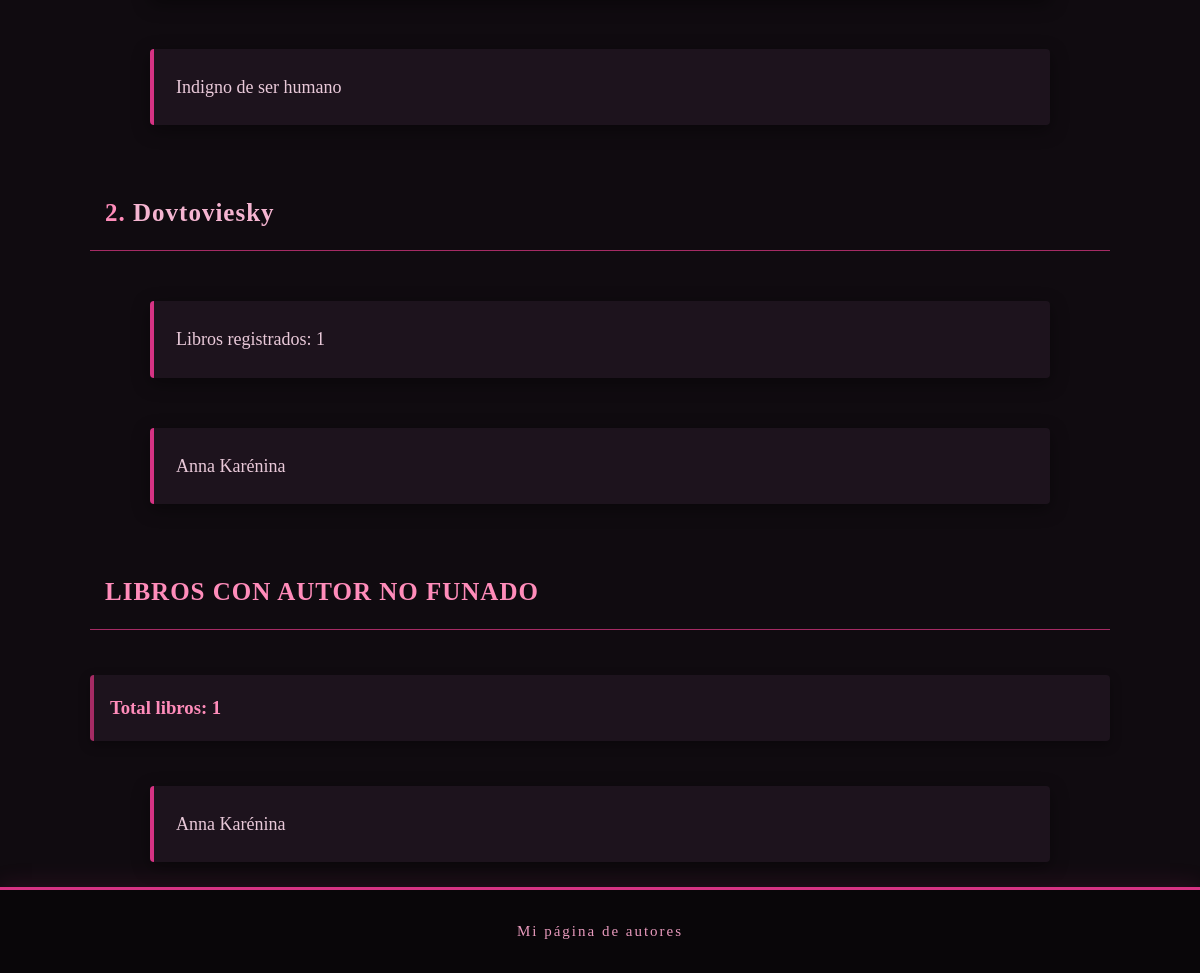
The app's page /autores/ (lower part), older data.
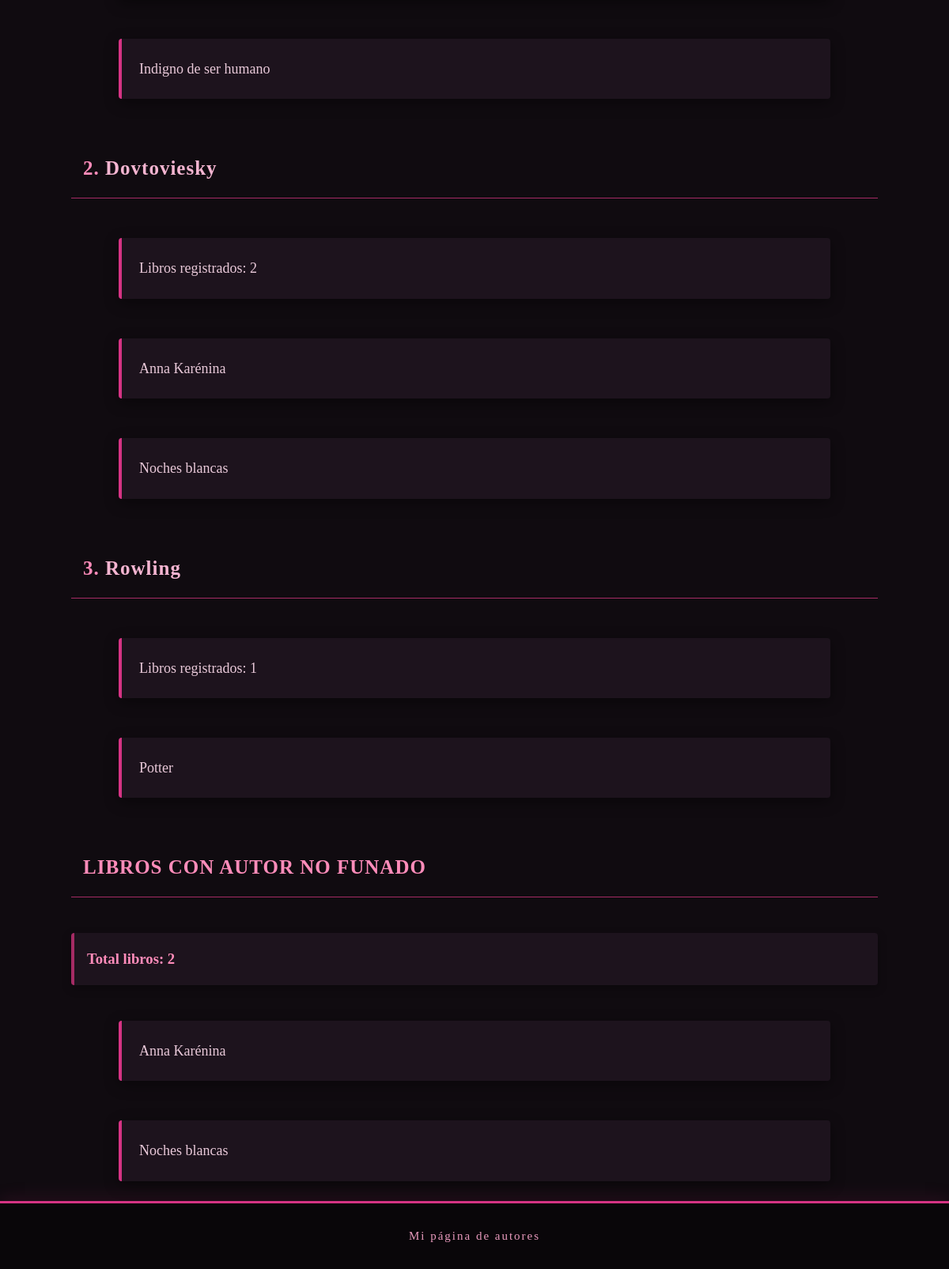
The same page, newer data.
### autores_clasicos/models.py (models this page shows, shortened)
class Libro(models.Model):
    nombre= models.CharField(max_length=200)
    genero= models.CharField(max_length=200)
    num_paginas= models.PositiveBigIntegerField()
    autor = models.ForeignKey(Autor, on_delete=models.CASCADE)
    editorial= models.ForeignKey(Editorial, on_delete=models.PROTECT, blank=True, null=True)
    '''
    ForeignKey(on_delete=models.PROTECT) -> no se borra si se borra el relacionado
    CASCADE -> se borran los hijitos
    -------------
    Relaciones:
    -Uno a muchos se hace sin poner nada, con fk normal
        autor = models.ForeignKey(Autor, on_delete=models.CASCADE)
        Lo pongo en LIBRO y asi digo un LIBRO puede tener un autor
        pero un autor muchos libros
    -el many to many tenemos que decir a django que cree una tabla intermedia
    autores= models.ManyToManyField(Autor, related_name="hola", blank=True)
    (debes mirar en bbdd en qué entidad concreta se crea el campo cuando es m:n), las normas de formalización
    La tabla intermedia puede tener un atributo extra o varios (relacion aula- personasClase tiene olor)->
    Pues añades un nuevo parametro despues de Autor, que es through="nombreClase"->
     esa clase que he creado tiene fk de cada una de las otras dos tablas
     + el resto de atributos que me den la gana
     -onetoonefield es uno a uno
     models.OneToOneField(...)


     -> agregar haces libro.autores.add(autor)
--------
related_name: sirve para personalizar el acceso inverso a una relación. SUSTITUYE AL _set      .all()
__ : sirve para consultas: Libro.objects.filter(edificio__nombre='Torre del Oro')
     y coge y atraviesa todo


__ (doble guion bajo): sirve para navegar por relaciones en consultas (filter, annotate, aggregate, etc.).

-----------------------------------------------------------------------------------------------
problema n+1 y su solución->
dos soluciones:
-select_related() -> uno dos registros
    libros= Libro.objects.select_related("editorial") //es como una consulta JOIN, para este libro ponme los datos de su
    editorial relacionada. Es solo una consulta. Dentro de libro debe existir la col editorial que sea fk, claro

-prefetch_related() -> a veces de cada libro hay un numero indeterminado de editoriales (one to many o many to many)
para cada libro me puede sacar 4 autores, para otro 2...
asi que usamos prefetch_related()
asi que para usarlo haces print de libro.autores.all()
------------------------------------------------------------------------------------------------
combinacion de related y prefetch


libros= Libro.objetcs.select_related("editorial").prefetch_related("autores")
es decir: dame para cada libro su editorial y todos sus autores (las dos fk que tiene)

el prefetch te coge todos los datos de la tabla referenciada, puedo especificar la consulta sql

editoriales= Editorial.objects.prefetch_related(
Prefetch(
"libros"
queryset=Libro.objects.filter(disponible=True).order_by("titulo))
etc etc etc
)

------------------------------------------------------------------------------------------------------
DIFERENCIAS:
SUSTITYYE AL FOR PARA HACER CONSULTAS MAS OPTIMAS
-annotate() -> añadir un cálculo a cada objeto individual(cuántos pasteles tiene cada sucursal)


-aggregate()-> como annotate pero en vez de dar un resultado por cada objeto, da un resultado global (cuántos pasteles
tienen todas las sucursales juntas)


SUSTITYE A AVG, COUNT SUM MAX LO PODRIA HACER EN PYTHON PERO LO HAGO CON SQL
-select_related() -> optimizar consultas cuando hay fk. (VENTAS relaciona SUCURSAL con PASTEL. Puedo coger todas las VENTAS
e i terar en cada venta para ir contando cuántos pastele en total ha vendido cada sucursal
o  hacer un JOIN de dame VENTA donde sucursal sea 'aeropuerto' y donde PASTEL.SABOR sea 'fresa')ç




-prefetch_related() ->
# 1. Obtenemos todos los empleados de la base de datos.
# prefetch_related("sucursales") le dice a Django que también
# cargue las sucursales relacionadas con cada empleado.
# Así evitamos hacer una consulta por cada empleado al acceder a sus sucursales.

empleados = Empleado.objects.prefetch_related("sucursales")


# 2. Recorremos uno por uno todos los empleados obtenidos.
for empleado in empleados:

    # 3. Obtenemos todas las sucursales a las que pertenece este empleado.
    # Como hemos utilizado prefetch_related(), Django ya las ha cargado.
    sucursales = empleado.sucursales.all()

    # 4. Contamos cuántas sucursales tiene este empleado.
    # len() cuenta los elementos de la lista (QuerySet precargado).
    total = len(sucursales)

    # 5. Mostramos el nombre del empleado.
    print(empleado.nombre)

    # 6. Mostramos el número total de sucursales de ese empleado.
    print("Total de sucursales:", total)

    # 7. Recorremos todas las sucursales de este empleado.
    for sucursal in sucursales:

        # 8. Mostramos el nombre de cada sucursal.
        print(sucursal.nombre)


        --DEBERES USAR LO ANTEERIOR, META, STR




        Utiliza Prefetch para obtener solo los libros disponibles de cada editorial.
        solo los libros cuyo autor no este funado
    '''

class Autor(models.Model):
    nombre = models.CharField(max_length=200)
    numeroObras = models.PositiveIntegerField()
    fechaNacimiento = models.DateField()
    funado = models.BooleanField()
    '''
    ImageField guarda la referencia a la imagen, .url obtiene su dirección web y HTML utiliza esa dirección para mostrarla.
    '''
    imagen = models.ImageField(
        upload_to='autores/',
        blank=True,
        null=True
    )

### autores_clasicos/views.py (the view)
# urls.py: path('', views.funcion_principal, name='inicio'),
def funcion_principal(request):
    todos_autores = Autor.objects.annotate(
        total_libros=Count('libro')
    ).prefetch_related('libro_set') #dame en verdad todos-autores = libros agrupados por autor
    autores_no_funados = Autor.objects.filter( #y ya miro del autor si esta funado o no para guardarlo
        funado=False
    ).annotate(
        total_libros=Count('libro')
    ).prefetch_related('libro_set')
    return render(request, 'autores_clasicos/base.html', {
        'todos_autores': todos_autores,
        'autores_no_funados': autores_no_funados
    })

### autores_clasicos/templates/autores_clasicos/base.html (shortened to what this page needs)
{% extends 'autores_clasicos/main.html' %}
{% block contenido %}
{% for autor in todos_autores %}
            <h2>
                        {{ forloop.counter }}.
                        <a href="{% url 'detalle_autor' id=autor.id %}">
                            {{ autor.nombre }}
                        </a>
            </h2>
            <p>Libros registrados: {{ autor.total_libros }}</p>
            {% for libro in autor.libro_set.all %}
                    <p>{{libro.nombre}}</p>
            {% endfor %}
{% endfor %}
<h2>LIBROS CON AUTOR NO FUNADO</h2>
{% for autor in autores_no_funados %}
    <h3>Total libros: {{ autor.total_libros }}</h3>
    {% for libro in autor.libro_set.all %}
        <p>{{ libro.nombre }}</p>
    {% endfor %}
{% endfor %}
{% endblock %}

Row changes from the older to the newer data that the page shows:
computed for Autor "Dovtoviesky": total_libros "1" → "2"
added Libro: nombre "Noches blancas", shown under Autor "Dovtoviesky"
added Autor: nombre "Rowling", total_libros "1"
added Libro: nombre "Potter", shown under "Rowling"
